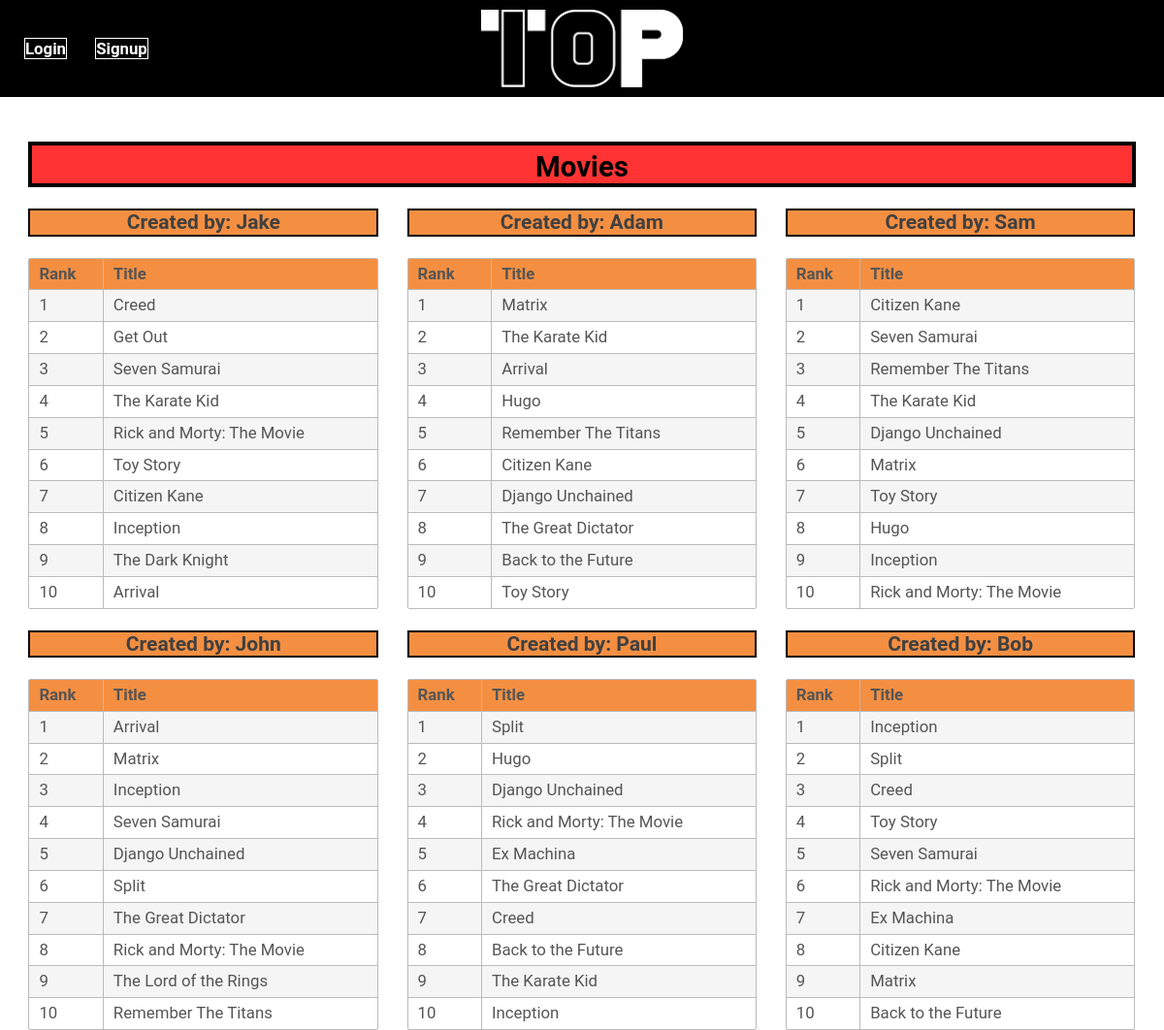
Page /top10/category/movies (upper part) on the earlier database version.
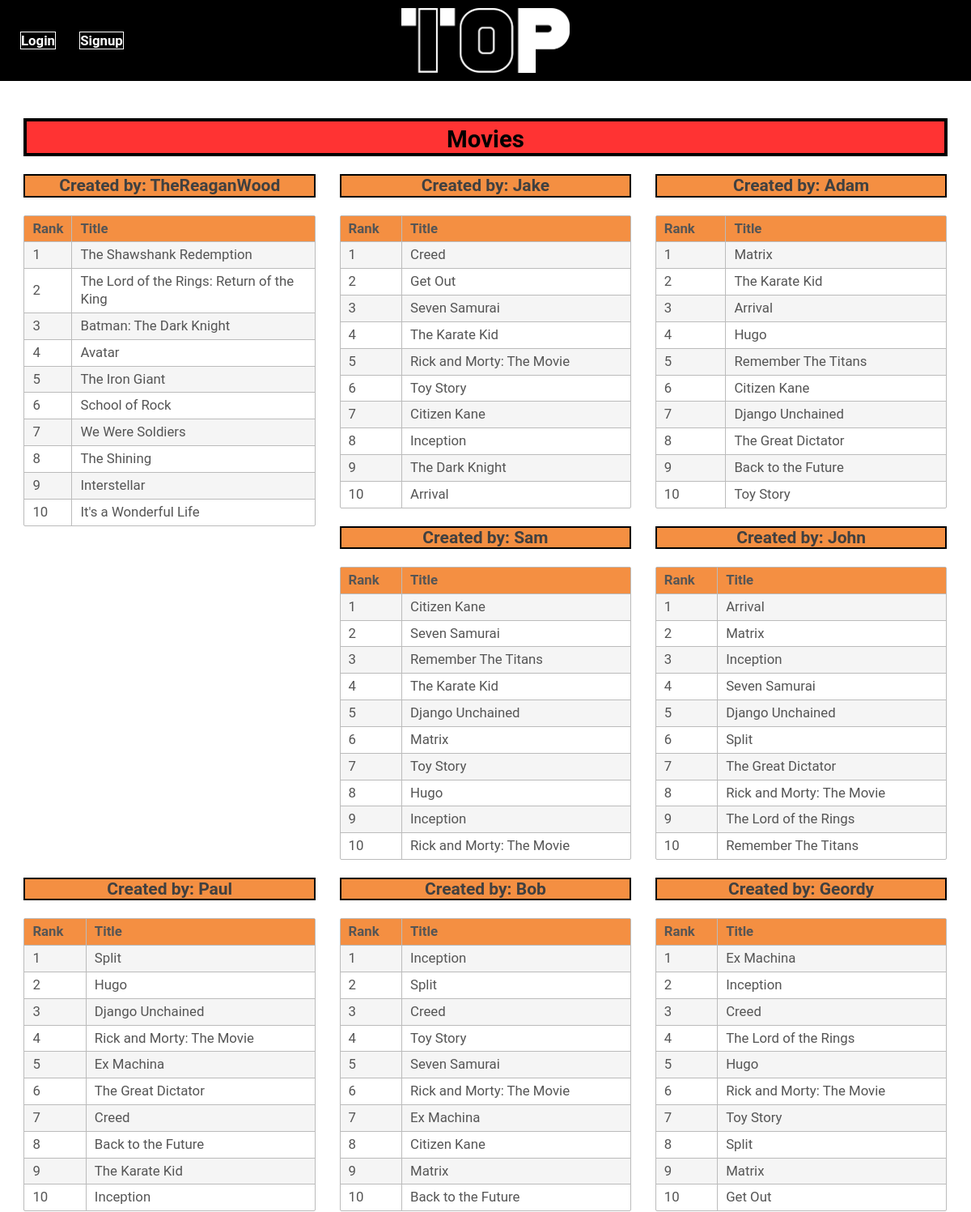
Same page on the later database version.
### database_setup.py (models this page shows, shortened)
class ListItem(Base):
    __tablename__ = 'list_item'
    id = Column(Integer, primary_key=True)
    list_id = Column(Integer, ForeignKey('list.id'), nullable=False)
    list = relationship(List)
    position = Column(Integer, nullable=False)
    title = Column(String(250), nullable=False)
    description = Column(String(250), nullable=True)
    img_url = Column(String(250), nullable=True)

class UserAccount(Base):
    __tablename__ = 'user_account'
    id = Column(Integer, primary_key=True)
    name = Column(String(250), nullable=False)
    email = Column(String(250), nullable=True)
    pwHash = Column(String(250), nullable=True)

### application.py (the view)
@app.route('/top10/category/<string:category_url>')
def showCategory(category_url):
    try:
        listCategory = session.query(Category).filter_by(url=category_url).one()
    except NoResultFound:
        abort(404)
    allLists = session.query(List).filter_by(category_id=listCategory.id).order_by(desc(List.date_created)).all()
    allListsWithItems = []
    for l in allLists:
        if l.user_account_id != 1:
            listItems = session.query(ListItem).filter_by(list_id=l.id).order_by(asc(ListItem.position)).all()
            if (len(listItems) > 4):
                allListsWithItems.append(listItems)
    return render_template('categorytable.html',
                           listsWithItems=allListsWithItems,
                           categoryTitle=listCategory.name,
                           categoryUrl=listCategory.url,
                           logged_in=login_session.get('logged_in'))

### templates/categorytable.html (shortened to what this page needs)
{% extends 'base.html'%}
{% block content %}
<div class="category">
    <h2 class="categorystyles blackcolor">
      {{ categoryTitle }}
    </h2>
    <div class="column-group horizontal-gutters">
      {% for list in listsWithItems %}
      <div class="all-33">
        <h4 class="categorymaker">Created by: {{list[0].list.user_account.name}}</h4>
        <table class="ink-table bordered hover alternating">
          <thead>
            <tr class="tablebackground">
              <th class="align-left">Rank</th>
              <th class="align-left">Title</th>
            </tr>
          </thead>
          <tbody>
            {% for item in list %}
            <tr>
              <td>{{item.position}}</td>
              <td title="{{item.description}}">{{item.title}}</td>
            </tr>
            {% endfor %}
          </tbody>
        </table>
      </div>
      {% endfor %}
    </div>
</div>
{% endblock %}

Differences in the rows shown:
added ListItem: name "TheReaganWood", position "1", title "The Shawshank Redemption"
added ListItem: position "2", title "The Lord of the Rings: Return of the King", shown under "TheReaganWood"
added ListItem: position "3", title "Batman: The Dark Knight", shown under "TheReaganWood"
added ListItem: position "4", title "Avatar", shown under "TheReaganWood"
added ListItem: position "5", title "The Iron Giant", shown under "TheReaganWood"
added ListItem: position "6", title "School of Rock", shown under "TheReaganWood"
added ListItem: position "7", title "We Were Soldiers", shown under "TheReaganWood"
added ListItem: position "8", title "The Shining", shown under "TheReaganWood"
added ListItem: position "9", title "Interstellar", shown under "TheReaganWood"
added ListItem: position "10", title "It's a Wonderful Life", shown under "TheReaganWood"
now on this page (row unchanged): ListItem: name "Geordy", position "1", title "Ex Machina"
now on this page (row unchanged): ListItem: position "2", title "Inception", shown under "Geordy"
now on this page (row unchanged): ListItem: position "3", title "Creed", shown under "Geordy"
now on this page (row unchanged): ListItem: position "4", title "The Lord of the Rings", shown under "Geordy"
now on this page (row unchanged): ListItem: position "5", title "Hugo", shown under "Geordy"
now on this page (row unchanged): ListItem: position "6", title "Rick and Morty: The Movie", shown under "Geordy"
now on this page (row unchanged): ListItem: position "7", title "Toy Story", shown under "Geordy"
now on this page (row unchanged): ListItem: position "8", title "Split", shown under "Geordy"
now on this page (row unchanged): ListItem: position "9", title "Matrix", shown under "Geordy"
now on this page (row unchanged): ListItem: position "10", title "Get Out", shown under "Geordy"
